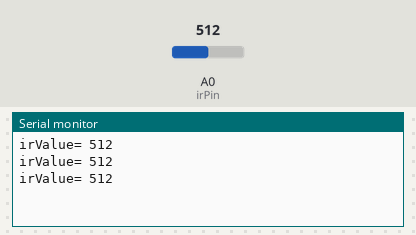
A sketch run on a simulated Arduino Uno, built with avr-gcc and run on an emulated ATmega328P. Parts: the last lines printed to the serial monitor. The test bench sets the inputs (shaded band); at power-on: A0 (irPin) = 512.

Above: at 1.3 s.
1.4 s: A0 (irPin) set to 716
At 1.9 s:
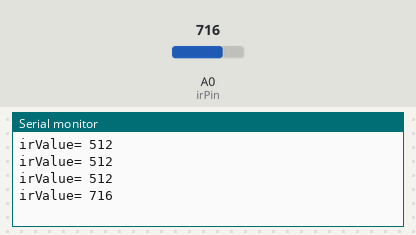
2.9 s: A0 (irPin) set to 900
At 3.4 s:
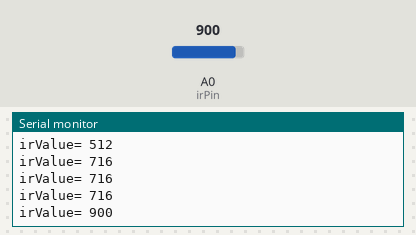
Timing chart, 0 to 5.9 s (numbered marks = the images above; inputs shaded):
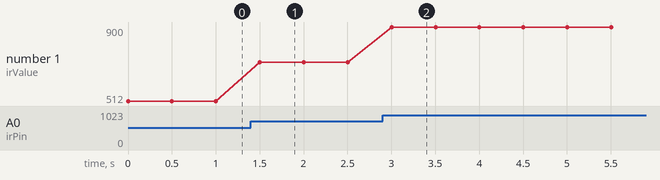

The sketch:

irSensor.ino
```cpp
int irPin=A0;
//int irPin=13;
void setup() {
  pinMode(irPin, INPUT);
  Serial.begin(9600);
}

void loop() {
int irValue=analogRead(irPin);
//int irValue=digitalRead(irPin);
Serial.print("irValue= ");
Serial.println(irValue);
delay(500);

}
```

Measured:
- after the input at 1.4 s, the serial monitor: prints a new line after 0.10 s (image 1)
- after the input at 2.9 s, the serial monitor: prints a new line after 0.10 s (image 2)
- plotted number 1: 512 → 716 after the input at 1.4 s, 716 → 900 after the input at 2.9 s
